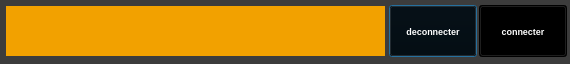
<?xml version="1.0" encoding="UTF-8"?>
<ui version="4.0">
 <class>YerithPOSVenteMethodePaiementComptantEntreeDialog</class>
 <widget class="QDialog" name="YerithPOSVenteMethodePaiementComptantEntreeDialog">
  <property name="windowModality">
   <enum>Qt::WindowModal</enum>
  </property>
  <property name="geometry">
   <rect>
    <x>0</x>
    <y>0</y>
    <width>570</width>
    <height>64</height>
   </rect>
  </property>
  <property name="palette">
   <palette>
    <active>
     <colorrole role="WindowText">
      <brush brushstyle="SolidPattern">
       <color alpha="255">
        <red>255</red>
        <green>255</green>
        <blue>255</blue>
       </color>
      </brush>
     </colorrole>
     <colorrole role="Button">
      <brush brushstyle="SolidPattern">
       <color alpha="255">
        <red>60</red>
        <green>60</green>
        <blue>60</blue>
       </color>
      </brush>
     </colorrole>
     <colorrole role="Light">
      <brush brushstyle="SolidPattern">
       <color alpha="255">
        <red>90</red>
        <green>90</green>
        <blue>90</blue>
       </color>
      </brush>
     </colorrole>
     <colorrole role="Midlight">
      <brush brushstyle="SolidPattern">
       <color alpha="255">
        <red>75</red>
        <green>75</green>
        <blue>75</blue>
       </color>
      </brush>
     </colorrole>
     <colorrole role="Dark">
      <brush brushstyle="SolidPattern">
       <color alpha="255">
        <red>30</red>
        <green>30</green>
        <blue>30</blue>
       </color>
      </brush>
     </colorrole>
     <colorrole role="Mid">
      <brush brushstyle="SolidPattern">
       <color alpha="255">
        <red>40</red>
        <green>40</green>
        <blue>40</blue>
       </color>
      </brush>
     </colorrole>
     <colorrole role="Text">
      <brush brushstyle="SolidPattern">
       <color alpha="255">
        <red>255</red>
        <green>255</green>
        <blue>255</blue>
       </color>
      </brush>
     </colorrole>
     <colorrole role="BrightText">
      <brush brushstyle="SolidPattern">
       <color alpha="255">
        <red>255</red>
        <green>255</green>
        <blue>255</blue>
       </color>
      </brush>
     </colorrole>
     <colorrole role="ButtonText">
      <brush brushstyle="SolidPattern">
       <color alpha="255">
        <red>255</red>
        <green>255</green>
        <blue>255</blue>
       </color>
      </brush>
     </colorrole>
     <colorrole role="Base">
      <brush brushstyle="SolidPattern">
       <color alpha="255">
        <red>0</red>
        <green>0</green>
        <blue>0</blue>
       </color>
      </brush>
     </colorrole>
     <colorrole role="Window">
      <brush brushstyle="SolidPattern">
       <color alpha="255">
        <red>60</red>
        <green>60</green>
        <blue>60</blue>
       </color>
      </brush>
     </colorrole>
     <colorrole role="Shadow">
      <brush brushstyle="SolidPattern">
       <color alpha="255">
        <red>0</red>
        <green>0</green>
        <blue>0</blue>
       </color>
      </brush>
     </colorrole>
     <colorrole role="AlternateBase">
      <brush brushstyle="SolidPattern">
       <color alpha="255">
        <red>30</red>
        <green>30</green>
        <blue>30</blue>
       </color>
      </brush>
     </colorrole>
     <colorrole role="ToolTipBase">
      <brush brushstyle="SolidPattern">
       <color alpha="255">
        <red>255</red>
        <green>255</green>
        <blue>220</blue>
       </color>
      </brush>
     </colorrole>
     <colorrole role="ToolTipText">
      <brush brushstyle="SolidPattern">
       <color alpha="255">
        <red>0</red>
        <green>0</green>
        <blue>0</blue>
       </color>
      </brush>
     </colorrole>
     <colorrole role="PlaceholderText">
      <brush brushstyle="NoBrush">
       <color alpha="128">
        <red>255</red>
        <green>255</green>
        <blue>255</blue>
       </color>
      </brush>
     </colorrole>
    </active>
    <inactive>
     <colorrole role="WindowText">
      <brush brushstyle="SolidPattern">
       <color alpha="255">
        <red>255</red>
        <green>255</green>
        <blue>255</blue>
       </color>
      </brush>
     </colorrole>
     <colorrole role="Button">
      <brush brushstyle="SolidPattern">
       <color alpha="255">
        <red>60</red>
        <green>60</green>
        <blue>60</blue>
       </color>
      </brush>
     </colorrole>
     <colorrole role="Light">
      <brush brushstyle="SolidPattern">
       <color alpha="255">
        <red>90</red>
        <green>90</green>
        <blue>90</blue>
       </color>
      </brush>
     </colorrole>
     <colorrole role="Midlight">
      <brush brushstyle="SolidPattern">
       <color alpha="255">
        <red>75</red>
        <green>75</green>
        <blue>75</blue>
       </color>
      </brush>
     </colorrole>
     <colorrole role="Dark">
      <brush brushstyle="SolidPattern">
       <color alpha="255">
        <red>30</red>
        <green>30</green>
        <blue>30</blue>
       </color>
      </brush>
     </colorrole>
     <colorrole role="Mid">
      <brush brushstyle="SolidPattern">
       <color alpha="255">
        <red>40</red>
        <green>40</green>
        <blue>40</blue>
       </color>
      </brush>
     </colorrole>
     <colorrole role="Text">
      <brush brushstyle="SolidPattern">
       <color alpha="255">
        <red>255</red>
        <green>255</green>
        <blue>255</blue>
       </color>
      </brush>
     </colorrole>
     <colorrole role="BrightText">
      <brush brushstyle="SolidPattern">
       <color alpha="255">
        <red>255</red>
        <green>255</green>
        <blue>255</blue>
       </color>
      </brush>
     </colorrole>
     <colorrole role="ButtonText">
      <brush brushstyle="SolidPattern">
       <color alpha="255">
        <red>255</red>
        <green>255</green>
        <blue>255</blue>
       </color>
      </brush>
     </colorrole>
     <colorrole role="Base">
      <brush brushstyle="SolidPattern">
       <color alpha="255">
        <red>0</red>
        <green>0</green>
        <blue>0</blue>
       </color>
      </brush>
     </colorrole>
     <colorrole role="Window">
      <brush brushstyle="SolidPattern">
       <color alpha="255">
        <red>60</red>
        <green>60</green>
        <blue>60</blue>
       </color>
      </brush>
     </colorrole>
     <colorrole role="Shadow">
      <brush brushstyle="SolidPattern">
       <color alpha="255">
        <red>0</red>
        <green>0</green>
        <blue>0</blue>
       </color>
      </brush>
     </colorrole>
     <colorrole role="AlternateBase">
      <brush brushstyle="SolidPattern">
       <color alpha="255">
        <red>30</red>
        <green>30</green>
        <blue>30</blue>
       </color>
      </brush>
     </colorrole>
     <colorrole role="ToolTipBase">
      <brush brushstyle="SolidPattern">
       <color alpha="255">
        <red>255</red>
        <green>255</green>
        <blue>220</blue>
       </color>
      </brush>
     </colorrole>
     <colorrole role="ToolTipText">
      <brush brushstyle="SolidPattern">
       <color alpha="255">
        <red>0</red>
        <green>0</green>
        <blue>0</blue>
       </color>
      </brush>
     </colorrole>
     <colorrole role="PlaceholderText">
      <brush brushstyle="NoBrush">
       <color alpha="128">
        <red>255</red>
        <green>255</green>
        <blue>255</blue>
       </color>
      </brush>
     </colorrole>
    </inactive>
    <disabled>
     <colorrole role="WindowText">
      <brush brushstyle="SolidPattern">
       <color alpha="255">
        <red>30</red>
        <green>30</green>
        <blue>30</blue>
       </color>
      </brush>
     </colorrole>
     <colorrole role="Button">
      <brush brushstyle="SolidPattern">
       <color alpha="255">
        <red>60</red>
        <green>60</green>
        <blue>60</blue>
       </color>
      </brush>
     </colorrole>
     <colorrole role="Light">
      <brush brushstyle="SolidPattern">
       <color alpha="255">
        <red>90</red>
        <green>90</green>
        <blue>90</blue>
       </color>
      </brush>
     </colorrole>
     <colorrole role="Midlight">
      <brush brushstyle="SolidPattern">
       <color alpha="255">
        <red>75</red>
        <green>75</green>
        <blue>75</blue>
       </color>
      </brush>
     </colorrole>
     <colorrole role="Dark">
      <brush brushstyle="SolidPattern">
       <color alpha="255">
        <red>30</red>
        <green>30</green>
        <blue>30</blue>
       </color>
      </brush>
     </colorrole>
     <colorrole role="Mid">
      <brush brushstyle="SolidPattern">
       <color alpha="255">
        <red>40</red>
        <green>40</green>
        <blue>40</blue>
       </color>
      </brush>
     </colorrole>
     <colorrole role="Text">
      <brush brushstyle="SolidPattern">
       <color alpha="255">
        <red>30</red>
        <green>30</green>
        <blue>30</blue>
       </color>
      </brush>
     </colorrole>
     <colorrole role="BrightText">
      <brush brushstyle="SolidPattern">
       <color alpha="255">
        <red>255</red>
        <green>255</green>
        <blue>255</blue>
       </color>
      </brush>
     </colorrole>
     <colorrole role="ButtonText">
      <brush brushstyle="SolidPattern">
       <color alpha="255">
        <red>30</red>
        <green>30</green>
        <blue>30</blue>
       </color>
      </brush>
     </colorrole>
     <colorrole role="Base">
      <brush brushstyle="SolidPattern">
       <color alpha="255">
        <red>60</red>
        <green>60</green>
        <blue>60</blue>
       </color>
      </brush>
     </colorrole>
     <colorrole role="Window">
      <brush brushstyle="SolidPattern">
       <color alpha="255">
        <red>60</red>
        <green>60</green>
        <blue>60</blue>
       </color>
      </brush>
     </colorrole>
     <colorrole role="Shadow">
      <brush brushstyle="SolidPattern">
       <color alpha="255">
        <red>0</red>
        <green>0</green>
        <blue>0</blue>
       </color>
      </brush>
     </colorrole>
     <colorrole role="AlternateBase">
      <brush brushstyle="SolidPattern">
       <color alpha="255">
        <red>60</red>
        <green>60</green>
        <blue>60</blue>
       </color>
      </brush>
     </colorrole>
     <colorrole role="ToolTipBase">
      <brush brushstyle="SolidPattern">
       <color alpha="255">
        <red>255</red>
        <green>255</green>
        <blue>220</blue>
       </color>
      </brush>
     </colorrole>
     <colorrole role="ToolTipText">
      <brush brushstyle="SolidPattern">
       <color alpha="255">
        <red>0</red>
        <green>0</green>
        <blue>0</blue>
       </color>
      </brush>
     </colorrole>
     <colorrole role="PlaceholderText">
      <brush brushstyle="NoBrush">
       <color alpha="128">
        <red>255</red>
        <green>255</green>
        <blue>255</blue>
       </color>
      </brush>
     </colorrole>
    </disabled>
   </palette>
  </property>
  <property name="windowTitle">
   <string>Dialog</string>
  </property>
  <widget class="YerithLineEdit" name="lineEdit_vente_montant_recu">
   <property name="geometry">
    <rect>
     <x>5</x>
     <y>5</y>
     <width>381</width>
     <height>52</height>
    </rect>
   </property>
   <property name="palette">
    <palette>
     <active>
      <colorrole role="WindowText">
       <brush brushstyle="SolidPattern">
        <color alpha="255">
         <red>255</red>
         <green>255</green>
         <blue>255</blue>
        </color>
       </brush>
      </colorrole>
      <colorrole role="Button">
       <brush brushstyle="SolidPattern">
        <color alpha="255">
         <red>242</red>
         <green>161</green>
         <blue>0</blue>
        </color>
       </brush>
      </colorrole>
      <colorrole role="Light">
       <brush brushstyle="SolidPattern">
        <color alpha="255">
         <red>255</red>
         <green>255</green>
         <blue>255</blue>
        </color>
       </brush>
      </colorrole>
      <colorrole role="Midlight">
       <brush brushstyle="SolidPattern">
        <color alpha="255">
         <red>255</red>
         <green>255</green>
         <blue>255</blue>
        </color>
       </brush>
      </colorrole>
      <colorrole role="Dark">
       <brush brushstyle="SolidPattern">
        <color alpha="255">
         <red>255</red>
         <green>255</green>
         <blue>255</blue>
        </color>
       </brush>
      </colorrole>
      <colorrole role="Mid">
       <brush brushstyle="SolidPattern">
        <color alpha="255">
         <red>255</red>
         <green>255</green>
         <blue>255</blue>
        </color>
       </brush>
      </colorrole>
      <colorrole role="Text">
       <brush brushstyle="SolidPattern">
        <color alpha="255">
         <red>255</red>
         <green>255</green>
         <blue>255</blue>
        </color>
       </brush>
      </colorrole>
      <colorrole role="BrightText">
       <brush brushstyle="SolidPattern">
        <color alpha="255">
         <red>255</red>
         <green>255</green>
         <blue>255</blue>
        </color>
       </brush>
      </colorrole>
      <colorrole role="ButtonText">
       <brush brushstyle="SolidPattern">
        <color alpha="255">
         <red>0</red>
         <green>0</green>
         <blue>0</blue>
        </color>
       </brush>
      </colorrole>
      <colorrole role="Base">
       <brush brushstyle="SolidPattern">
        <color alpha="255">
         <red>242</red>
         <green>161</green>
         <blue>0</blue>
        </color>
       </brush>
      </colorrole>
      <colorrole role="Window">
       <brush brushstyle="SolidPattern">
        <color alpha="255">
         <red>242</red>
         <green>161</green>
         <blue>0</blue>
        </color>
       </brush>
      </colorrole>
      <colorrole role="Shadow">
       <brush brushstyle="SolidPattern">
        <color alpha="255">
         <red>255</red>
         <green>255</green>
         <blue>255</blue>
        </color>
       </brush>
      </colorrole>
      <colorrole role="Highlight">
       <brush brushstyle="SolidPattern">
        <color alpha="255">
         <red>0</red>
         <green>0</green>
         <blue>0</blue>
        </color>
       </brush>
      </colorrole>
      <colorrole role="HighlightedText">
       <brush brushstyle="SolidPattern">
        <color alpha="255">
         <red>2</red>
         <green>160</green>
         <blue>70</blue>
        </color>
       </brush>
      </colorrole>
      <colorrole role="AlternateBase">
       <brush brushstyle="SolidPattern">
        <color alpha="255">
         <red>0</red>
         <green>0</green>
         <blue>0</blue>
        </color>
       </brush>
      </colorrole>
      <colorrole role="ToolTipBase">
       <brush brushstyle="SolidPattern">
        <color alpha="255">
         <red>255</red>
         <green>255</green>
         <blue>220</blue>
        </color>
       </brush>
      </colorrole>
      <colorrole role="ToolTipText">
       <brush brushstyle="SolidPattern">
        <color alpha="255">
         <red>0</red>
         <green>0</green>
         <blue>0</blue>
        </color>
       </brush>
      </colorrole>
      <colorrole role="PlaceholderText">
       <brush brushstyle="NoBrush">
        <color alpha="128">
         <red>255</red>
         <green>255</green>
         <blue>255</blue>
        </color>
       </brush>
      </colorrole>
     </active>
     <inactive>
      <colorrole role="WindowText">
       <brush brushstyle="SolidPattern">
        <color alpha="255">
         <red>255</red>
         <green>255</green>
         <blue>255</blue>
        </color>
       </brush>
      </colorrole>
      <colorrole role="Button">
       <brush brushstyle="SolidPattern">
        <color alpha="255">
         <red>242</red>
         <green>161</green>
         <blue>0</blue>
        </color>
       </brush>
      </colorrole>
      <colorrole role="Light">
       <brush brushstyle="SolidPattern">
        <color alpha="255">
         <red>255</red>
         <green>255</green>
         <blue>255</blue>
        </color>
       </brush>
      </colorrole>
      <colorrole role="Midlight">
       <brush brushstyle="SolidPattern">
        <color alpha="255">
         <red>255</red>
         <green>255</green>
         <blue>255</blue>
        </color>
       </brush>
      </colorrole>
      <colorrole role="Dark">
       <brush brushstyle="SolidPattern">
        <color alpha="255">
         <red>255</red>
         <green>255</green>
         <blue>255</blue>
        </color>
       </brush>
      </colorrole>
      <colorrole role="Mid">
       <brush brushstyle="SolidPattern">
        <color alpha="255">
         <red>255</red>
         <green>255</green>
         <blue>255</blue>
        </color>
       </brush>
      </colorrole>
      <colorrole role="Text">
       <brush brushstyle="SolidPattern">
        <color alpha="255">
         <red>255</red>
         <green>255</green>
         <blue>255</blue>
        </color>
       </brush>
      </colorrole>
      <colorrole role="BrightText">
       <brush brushstyle="SolidPattern">
        <color alpha="255">
         <red>255</red>
         <green>255</green>
         <blue>255</blue>
        </color>
       </brush>
      </colorrole>
      <colorrole role="ButtonText">
       <brush brushstyle="SolidPattern">
        <color alpha="255">
         <red>0</red>
         <green>0</green>
         <blue>0</blue>
        </color>
       </brush>
      </colorrole>
      <colorrole role="Base">
       <brush brushstyle="SolidPattern">
        <color alpha="255">
         <red>242</red>
         <green>161</green>
         <blue>0</blue>
        </color>
       </brush>
      </colorrole>
      <colorrole role="Window">
       <brush brushstyle="SolidPattern">
        <color alpha="255">
         <red>242</red>
         <green>161</green>
         <blue>0</blue>
        </color>
       </brush>
      </colorrole>
      <colorrole role="Shadow">
       <brush brushstyle="SolidPattern">
        <color alpha="255">
         <red>255</red>
         <green>255</green>
         <blue>255</blue>
        </color>
       </brush>
      </colorrole>
      <colorrole role="Highlight">
       <brush brushstyle="SolidPattern">
        <color alpha="255">
         <red>0</red>
         <green>0</green>
         <blue>0</blue>
        </color>
       </brush>
      </colorrole>
      <colorrole role="HighlightedText">
       <brush brushstyle="SolidPattern">
        <color alpha="255">
         <red>2</red>
         <green>160</green>
         <blue>70</blue>
        </color>
       </brush>
      </colorrole>
      <colorrole role="AlternateBase">
       <brush brushstyle="SolidPattern">
        <color alpha="255">
         <red>0</red>
         <green>0</green>
         <blue>0</blue>
        </color>
       </brush>
      </colorrole>
      <colorrole role="ToolTipBase">
       <brush brushstyle="SolidPattern">
        <color alpha="255">
         <red>255</red>
         <green>255</green>
         <blue>220</blue>
        </color>
       </brush>
      </colorrole>
      <colorrole role="ToolTipText">
       <brush brushstyle="SolidPattern">
        <color alpha="255">
         <red>0</red>
         <green>0</green>
         <blue>0</blue>
        </color>
       </brush>
      </colorrole>
      <colorrole role="PlaceholderText">
       <brush brushstyle="NoBrush">
        <color alpha="128">
         <red>255</red>
         <green>255</green>
         <blue>255</blue>
        </color>
       </brush>
      </colorrole>
     </inactive>
     <disabled>
      <colorrole role="WindowText">
       <brush brushstyle="SolidPattern">
        <color alpha="255">
         <red>255</red>
         <green>255</green>
         <blue>255</blue>
        </color>
       </brush>
      </colorrole>
      <colorrole role="Button">
       <brush brushstyle="SolidPattern">
        <color alpha="255">
         <red>242</red>
         <green>161</green>
         <blue>0</blue>
        </color>
       </brush>
      </colorrole>
      <colorrole role="Light">
       <brush brushstyle="SolidPattern">
        <color alpha="255">
         <red>255</red>
         <green>255</green>
         <blue>255</blue>
        </color>
       </brush>
      </colorrole>
      <colorrole role="Midlight">
       <brush brushstyle="SolidPattern">
        <color alpha="255">
         <red>255</red>
         <green>255</green>
         <blue>255</blue>
        </color>
       </brush>
      </colorrole>
      <colorrole role="Dark">
       <brush brushstyle="SolidPattern">
        <color alpha="255">
         <red>255</red>
         <green>255</green>
         <blue>255</blue>
        </color>
       </brush>
      </colorrole>
      <colorrole role="Mid">
       <brush brushstyle="SolidPattern">
        <color alpha="255">
         <red>255</red>
         <green>255</green>
         <blue>255</blue>
        </color>
       </brush>
      </colorrole>
      <colorrole role="Text">
       <brush brushstyle="SolidPattern">
        <color alpha="255">
         <red>255</red>
         <green>255</green>
         <blue>255</blue>
        </color>
       </brush>
      </colorrole>
      <colorrole role="BrightText">
       <brush brushstyle="SolidPattern">
        <color alpha="255">
         <red>255</red>
         <green>255</green>
         <blue>255</blue>
        </color>
       </brush>
      </colorrole>
      <colorrole role="ButtonText">
       <brush brushstyle="SolidPattern">
        <color alpha="255">
         <red>255</red>
         <green>255</green>
         <blue>255</blue>
        </color>
       </brush>
      </colorrole>
      <colorrole role="Base">
       <brush brushstyle="SolidPattern">
        <color alpha="255">
         <red>242</red>
         <green>161</green>
         <blue>0</blue>
        </color>
       </brush>
      </colorrole>
      <colorrole role="Window">
       <brush brushstyle="SolidPattern">
        <color alpha="255">
         <red>242</red>
         <green>161</green>
         <blue>0</blue>
        </color>
       </brush>
      </colorrole>
      <colorrole role="Shadow">
       <brush brushstyle="SolidPattern">
        <color alpha="255">
         <red>255</red>
         <green>255</green>
         <blue>255</blue>
        </color>
       </brush>
      </colorrole>
      <colorrole role="Highlight">
       <brush brushstyle="SolidPattern">
        <color alpha="255">
         <red>145</red>
         <green>141</green>
         <blue>126</blue>
        </color>
       </brush>
      </colorrole>
      <colorrole role="HighlightedText">
       <brush brushstyle="SolidPattern">
        <color alpha="255">
         <red>2</red>
         <green>160</green>
         <blue>70</blue>
        </color>
       </brush>
      </colorrole>
      <colorrole role="AlternateBase">
       <brush brushstyle="SolidPattern">
        <color alpha="255">
         <red>0</red>
         <green>0</green>
         <blue>0</blue>
        </color>
       </brush>
      </colorrole>
      <colorrole role="ToolTipBase">
       <brush brushstyle="SolidPattern">
        <color alpha="255">
         <red>255</red>
         <green>255</green>
         <blue>220</blue>
        </color>
       </brush>
      </colorrole>
      <colorrole role="ToolTipText">
       <brush brushstyle="SolidPattern">
        <color alpha="255">
         <red>0</red>
         <green>0</green>
         <blue>0</blue>
        </color>
       </brush>
      </colorrole>
      <colorrole role="PlaceholderText">
       <brush brushstyle="NoBrush">
        <color alpha="128">
         <red>255</red>
         <green>255</green>
         <blue>255</blue>
        </color>
       </brush>
      </colorrole>
     </disabled>
    </palette>
   </property>
   <property name="font">
    <font>
     <pointsize>7</pointsize>
     <weight>75</weight>
     <bold>true</bold>
    </font>
   </property>
   <property name="styleSheet">
    <string notr="true">border: 1px solid rgb(60, 60, 60);
background-color: rgb(242, 161, 0); </string>
   </property>
   <property name="alignment">
    <set>Qt::AlignLeading|Qt::AlignLeft|Qt::AlignVCenter</set>
   </property>
  </widget>
  <widget class="YerithPushButton" name="pushButton_annuler">
   <property name="geometry">
    <rect>
     <x>389</x>
     <y>5</y>
     <width>88</width>
     <height>52</height>
    </rect>
   </property>
   <property name="palette">
    <palette>
     <active>
      <colorrole role="WindowText">
       <brush brushstyle="SolidPattern">
        <color alpha="255">
         <red>255</red>
         <green>255</green>
         <blue>255</blue>
        </color>
       </brush>
      </colorrole>
      <colorrole role="Button">
       <brush brushstyle="SolidPattern">
        <color alpha="255">
         <red>0</red>
         <green>0</green>
         <blue>0</blue>
        </color>
       </brush>
      </colorrole>
      <colorrole role="Light">
       <brush brushstyle="SolidPattern">
        <color alpha="255">
         <red>0</red>
         <green>0</green>
         <blue>0</blue>
        </color>
       </brush>
      </colorrole>
      <colorrole role="Midlight">
       <brush brushstyle="SolidPattern">
        <color alpha="255">
         <red>0</red>
         <green>0</green>
         <blue>0</blue>
        </color>
       </brush>
      </colorrole>
      <colorrole role="Dark">
       <brush brushstyle="SolidPattern">
        <color alpha="255">
         <red>0</red>
         <green>0</green>
         <blue>0</blue>
        </color>
       </brush>
      </colorrole>
      <colorrole role="Mid">
       <brush brushstyle="SolidPattern">
        <color alpha="255">
         <red>0</red>
         <green>0</green>
         <blue>0</blue>
        </color>
       </brush>
      </colorrole>
      <colorrole role="Text">
       <brush brushstyle="SolidPattern">
        <color alpha="255">
         <red>255</red>
         <green>255</green>
         <blue>255</blue>
        </color>
       </brush>
      </colorrole>
      <colorrole role="BrightText">
       <brush brushstyle="SolidPattern">
        <color alpha="255">
         <red>255</red>
         <green>255</green>
         <blue>255</blue>
        </color>
       </brush>
      </colorrole>
      <colorrole role="ButtonText">
       <brush brushstyle="SolidPattern">
        <color alpha="255">
         <red>255</red>
         <green>255</green>
         <blue>255</blue>
        </color>
       </brush>
      </colorrole>
      <colorrole role="Base">
       <brush brushstyle="SolidPattern">
        <color alpha="255">
         <red>0</red>
         <green>0</green>
         <blue>0</blue>
        </color>
       </brush>
      </colorrole>
      <colorrole role="Window">
       <brush brushstyle="SolidPattern">
        <color alpha="255">
         <red>0</red>
         <green>0</green>
         <blue>0</blue>
        </color>
       </brush>
      </colorrole>
      <colorrole role="Shadow">
       <brush brushstyle="SolidPattern">
        <color alpha="255">
         <red>0</red>
         <green>0</green>
         <blue>0</blue>
        </color>
       </brush>
      </colorrole>
      <colorrole role="AlternateBase">
       <brush brushstyle="SolidPattern">
        <color alpha="255">
         <red>0</red>
         <green>0</green>
         <blue>0</blue>
        </color>
       </brush>
      </colorrole>
      <colorrole role="ToolTipBase">
       <brush brushstyle="SolidPattern">
        <color alpha="255">
         <red>255</red>
         <green>255</green>
         <blue>220</blue>
        </color>
       </brush>
      </colorrole>
      <colorrole role="ToolTipText">
       <brush brushstyle="SolidPattern">
        <color alpha="255">
         <red>0</red>
         <green>0</green>
         <blue>0</blue>
        </color>
       </brush>
      </colorrole>
      <colorrole role="PlaceholderText">
       <brush brushstyle="NoBrush">
        <color alpha="128">
         <red>255</red>
         <green>255</green>
         <blue>255</blue>
        </color>
       </brush>
      </colorrole>
     </active>
     <inactive>
      <colorrole role="WindowText">
       <brush brushstyle="SolidPattern">
        <color alpha="255">
         <red>255</red>
         <green>255</green>
         <blue>255</blue>
        </color>
       </brush>
      </colorrole>
      <colorrole role="Button">
       <brush brushstyle="SolidPattern">
        <color alpha="255">
         <red>0</red>
         <green>0</green>
         <blue>0</blue>
        </color>
       </brush>
      </colorrole>
      <colorrole role="Light">
       <brush brushstyle="SolidPattern">
        <color alpha="255">
         <red>0</red>
         <green>0</green>
         <blue>0</blue>
        </color>
       </brush>
      </colorrole>
      <colorrole role="Midlight">
       <brush brushstyle="SolidPattern">
        <color alpha="255">
         <red>0</red>
         <green>0</green>
         <blue>0</blue>
        </color>
       </brush>
      </colorrole>
      <colorrole role="Dark">
       <brush brushstyle="SolidPattern">
        <color alpha="255">
         <red>0</red>
         <green>0</green>
         <blue>0</blue>
        </color>
       </brush>
      </colorrole>
      <colorrole role="Mid">
       <brush brushstyle="SolidPattern">
        <color alpha="255">
         <red>0</red>
         <green>0</green>
         <blue>0</blue>
        </color>
       </brush>
      </colorrole>
      <colorrole role="Text">
       <brush brushstyle="SolidPattern">
        <color alpha="255">
         <red>255</red>
         <green>255</green>
         <blue>255</blue>
        </color>
       </brush>
      </colorrole>
      <colorrole role="BrightText">
       <brush brushstyle="SolidPattern">
        <color alpha="255">
         <red>255</red>
         <green>255</green>
         <blue>255</blue>
        </color>
       </brush>
      </colorrole>
      <colorrole role="ButtonText">
       <brush brushstyle="SolidPattern">
        <color alpha="255">
         <red>255</red>
         <green>255</green>
         <blue>255</blue>
        </color>
       </brush>
      </colorrole>
      <colorrole role="Base">
       <brush brushstyle="SolidPattern">
        <color alpha="255">
         <red>0</red>
         <green>0</green>
         <blue>0</blue>
        </color>
       </brush>
      </colorrole>
      <colorrole role="Window">
       <brush brushstyle="SolidPattern">
        <color alpha="255">
         <red>0</red>
         <green>0</green>
         <blue>0</blue>
        </color>
       </brush>
      </colorrole>
      <colorrole role="Shadow">
       <brush brushstyle="SolidPattern">
        <color alpha="255">
         <red>0</red>
         <green>0</green>
         <blue>0</blue>
        </color>
       </brush>
      </colorrole>
      <colorrole role="AlternateBase">
       <brush brushstyle="SolidPattern">
        <color alpha="255">
         <red>0</red>
         <green>0</green>
         <blue>0</blue>
        </color>
       </brush>
      </colorrole>
      <colorrole role="ToolTipBase">
       <brush brushstyle="SolidPattern">
        <color alpha="255">
         <red>255</red>
         <green>255</green>
         <blue>220</blue>
        </color>
       </brush>
      </colorrole>
      <colorrole role="ToolTipText">
       <brush brushstyle="SolidPattern">
        <color alpha="255">
         <red>0</red>
         <green>0</green>
         <blue>0</blue>
        </color>
       </brush>
      </colorrole>
      <colorrole role="PlaceholderText">
       <brush brushstyle="NoBrush">
        <color alpha="128">
         <red>255</red>
         <green>255</green>
         <blue>255</blue>
        </color>
       </brush>
      </colorrole>
     </inactive>
     <disabled>
      <colorrole role="WindowText">
       <brush brushstyle="SolidPattern">
        <color alpha="255">
         <red>0</red>
         <green>0</green>
         <blue>0</blue>
        </color>
       </brush>
      </colorrole>
      <colorrole role="Button">
       <brush brushstyle="SolidPattern">
        <color alpha="255">
         <red>0</red>
         <green>0</green>
         <blue>0</blue>
        </color>
       </brush>
      </colorrole>
      <colorrole role="Light">
       <brush brushstyle="SolidPattern">
        <color alpha="255">
         <red>0</red>
         <green>0</green>
         <blue>0</blue>
        </color>
       </brush>
      </colorrole>
      <colorrole role="Midlight">
       <brush brushstyle="SolidPattern">
        <color alpha="255">
         <red>0</red>
         <green>0</green>
         <blue>0</blue>
        </color>
       </brush>
      </colorrole>
      <colorrole role="Dark">
       <brush brushstyle="SolidPattern">
        <color alpha="255">
         <red>0</red>
         <green>0</green>
         <blue>0</blue>
        </color>
       </brush>
      </colorrole>
      <colorrole role="Mid">
       <brush brushstyle="SolidPattern">
        <color alpha="255">
         <red>0</red>
         <green>0</green>
         <blue>0</blue>
        </color>
       </brush>
      </colorrole>
      <colorrole role="Text">
       <brush brushstyle="SolidPattern">
        <color alpha="255">
         <red>0</red>
         <green>0</green>
         <blue>0</blue>
        </color>
       </brush>
      </colorrole>
      <colorrole role="BrightText">
       <brush brushstyle="SolidPattern">
        <color alpha="255">
         <red>255</red>
         <green>255</green>
         <blue>255</blue>
        </color>
       </brush>
      </colorrole>
      <colorrole role="ButtonText">
       <brush brushstyle="SolidPattern">
        <color alpha="255">
         <red>0</red>
         <green>0</green>
         <blue>0</blue>
        </color>
       </brush>
      </colorrole>
      <colorrole role="Base">
       <brush brushstyle="SolidPattern">
        <color alpha="255">
         <red>0</red>
         <green>0</green>
         <blue>0</blue>
        </color>
       </brush>
      </colorrole>
      <colorrole role="Window">
       <brush brushstyle="SolidPattern">
        <color alpha="255">
         <red>0</red>
         <green>0</green>
         <blue>0</blue>
        </color>
       </brush>
      </colorrole>
      <colorrole role="Shadow">
       <brush brushstyle="SolidPattern">
        <color alpha="255">
         <red>0</red>
         <green>0</green>
         <blue>0</blue>
        </color>
       </brush>
      </colorrole>
      <colorrole role="AlternateBase">
       <brush brushstyle="SolidPattern">
        <color alpha="255">
         <red>0</red>
         <green>0</green>
         <blue>0</blue>
        </color>
       </brush>
      </colorrole>
      <colorrole role="ToolTipBase">
       <brush brushstyle="SolidPattern">
        <color alpha="255">
         <red>255</red>
         <green>255</green>
         <blue>220</blue>
        </color>
       </brush>
      </colorrole>
      <colorrole role="ToolTipText">
       <brush brushstyle="SolidPattern">
        <color alpha="255">
         <red>0</red>
         <green>0</green>
         <blue>0</blue>
        </color>
       </brush>
      </colorrole>
      <colorrole role="PlaceholderText">
       <brush brushstyle="NoBrush">
        <color alpha="128">
         <red>255</red>
         <green>255</green>
         <blue>255</blue>
        </color>
       </brush>
      </colorrole>
     </disabled>
    </palette>
   </property>
   <property name="font">
    <font>
     <pointsize>7</pointsize>
     <weight>75</weight>
     <bold>true</bold>
    </font>
   </property>
   <property name="toolTip">
    <string>Annuler la vente</string>
   </property>
   <property name="text">
    <string>deconnecter</string>
   </property>
  </widget>
  <widget class="YerithPushButton" name="pushButton_valider">
   <property name="geometry">
    <rect>
     <x>479</x>
     <y>5</y>
     <width>88</width>
     <height>52</height>
    </rect>
   </property>
   <property name="palette">
    <palette>
     <active>
      <colorrole role="WindowText">
       <brush brushstyle="SolidPattern">
        <color alpha="255">
         <red>255</red>
         <green>255</green>
         <blue>255</blue>
        </color>
       </brush>
      </colorrole>
      <colorrole role="Button">
       <brush brushstyle="SolidPattern">
        <color alpha="255">
         <red>0</red>
         <green>0</green>
         <blue>0</blue>
        </color>
       </brush>
      </colorrole>
      <colorrole role="Light">
       <brush brushstyle="SolidPattern">
        <color alpha="255">
         <red>0</red>
         <green>0</green>
         <blue>0</blue>
        </color>
       </brush>
      </colorrole>
      <colorrole role="Midlight">
       <brush brushstyle="SolidPattern">
        <color alpha="255">
         <red>0</red>
         <green>0</green>
         <blue>0</blue>
        </color>
       </brush>
      </colorrole>
      <colorrole role="Dark">
       <brush brushstyle="SolidPattern">
        <color alpha="255">
         <red>0</red>
         <green>0</green>
         <blue>0</blue>
        </color>
       </brush>
      </colorrole>
      <colorrole role="Mid">
       <brush brushstyle="SolidPattern">
        <color alpha="255">
         <red>0</red>
         <green>0</green>
         <blue>0</blue>
        </color>
       </brush>
      </colorrole>
      <colorrole role="Text">
       <brush brushstyle="SolidPattern">
        <color alpha="255">
         <red>255</red>
         <green>255</green>
         <blue>255</blue>
        </color>
       </brush>
      </colorrole>
      <colorrole role="BrightText">
       <brush brushstyle="SolidPattern">
        <color alpha="255">
         <red>255</red>
         <green>255</green>
         <blue>255</blue>
        </color>
       </brush>
      </colorrole>
      <colorrole role="ButtonText">
       <brush brushstyle="SolidPattern">
        <color alpha="255">
         <red>255</red>
         <green>255</green>
         <blue>255</blue>
        </color>
       </brush>
      </colorrole>
      <colorrole role="Base">
       <brush brushstyle="SolidPattern">
        <color alpha="255">
         <red>0</red>
         <green>0</green>
         <blue>0</blue>
        </color>
       </brush>
      </colorrole>
      <colorrole role="Window">
       <brush brushstyle="SolidPattern">
        <color alpha="255">
         <red>0</red>
         <green>0</green>
         <blue>0</blue>
        </color>
       </brush>
      </colorrole>
      <colorrole role="Shadow">
       <brush brushstyle="SolidPattern">
        <color alpha="255">
         <red>0</red>
         <green>0</green>
         <blue>0</blue>
        </color>
       </brush>
      </colorrole>
      <colorrole role="AlternateBase">
       <brush brushstyle="SolidPattern">
        <color alpha="255">
         <red>0</red>
         <green>0</green>
         <blue>0</blue>
        </color>
       </brush>
      </colorrole>
      <colorrole role="ToolTipBase">
       <brush brushstyle="SolidPattern">
        <color alpha="255">
         <red>255</red>
         <green>255</green>
         <blue>220</blue>
        </color>
       </brush>
      </colorrole>
      <colorrole role="ToolTipText">
       <brush brushstyle="SolidPattern">
        <color alpha="255">
         <red>0</red>
         <green>0</green>
         <blue>0</blue>
        </color>
       </brush>
      </colorrole>
      <colorrole role="PlaceholderText">
       <brush brushstyle="NoBrush">
        <color alpha="128">
         <red>255</red>
         <green>255</green>
         <blue>255</blue>
        </color>
       </brush>
      </colorrole>
     </active>
     <inactive>
      <colorrole role="WindowText">
       <brush brushstyle="SolidPattern">
        <color alpha="255">
         <red>255</red>
         <green>255</green>
         <blue>255</blue>
        </color>
       </brush>
      </colorrole>
      <colorrole role="Button">
       <brush brushstyle="SolidPattern">
        <color alpha="255">
         <red>0</red>
         <green>0</green>
         <blue>0</blue>
        </color>
       </brush>
      </colorrole>
      <colorrole role="Light">
       <brush brushstyle="SolidPattern">
        <color alpha="255">
         <red>0</red>
         <green>0</green>
         <blue>0</blue>
        </color>
       </brush>
      </colorrole>
      <colorrole role="Midlight">
       <brush brushstyle="SolidPattern">
        <color alpha="255">
         <red>0</red>
         <green>0</green>
         <blue>0</blue>
        </color>
       </brush>
      </colorrole>
      <colorrole role="Dark">
       <brush brushstyle="SolidPattern">
        <color alpha="255">
         <red>0</red>
         <green>0</green>
         <blue>0</blue>
        </color>
       </brush>
      </colorrole>
      <colorrole role="Mid">
       <brush brushstyle="SolidPattern">
        <color alpha="255">
         <red>0</red>
         <green>0</green>
         <blue>0</blue>
        </color>
       </brush>
      </colorrole>
      <colorrole role="Text">
       <brush brushstyle="SolidPattern">
        <color alpha="255">
         <red>255</red>
         <green>255</green>
         <blue>255</blue>
        </color>
       </brush>
      </colorrole>
      <colorrole role="BrightText">
       <brush brushstyle="SolidPattern">
        <color alpha="255">
         <red>255</red>
         <green>255</green>
         <blue>255</blue>
        </color>
       </brush>
      </colorrole>
      <colorrole role="ButtonText">
       <brush brushstyle="SolidPattern">
        <color alpha="255">
         <red>255</red>
         <green>255</green>
         <blue>255</blue>
        </color>
       </brush>
      </colorrole>
      <colorrole role="Base">
       <brush brushstyle="SolidPattern">
        <color alpha="255">
         <red>0</red>
         <green>0</green>
         <blue>0</blue>
        </color>
       </brush>
      </colorrole>
      <colorrole role="Window">
       <brush brushstyle="SolidPattern">
        <color alpha="255">
         <red>0</red>
         <green>0</green>
         <blue>0</blue>
        </color>
       </brush>
      </colorrole>
      <colorrole role="Shadow">
       <brush brushstyle="SolidPattern">
        <color alpha="255">
         <red>0</red>
         <green>0</green>
         <blue>0</blue>
        </color>
       </brush>
      </colorrole>
      <colorrole role="AlternateBase">
       <brush brushstyle="SolidPattern">
        <color alpha="255">
         <red>0</red>
         <green>0</green>
         <blue>0</blue>
        </color>
       </brush>
      </colorrole>
      <colorrole role="ToolTipBase">
       <brush brushstyle="SolidPattern">
        <color alpha="255">
         <red>255</red>
         <green>255</green>
         <blue>220</blue>
        </color>
       </brush>
      </colorrole>
      <colorrole role="ToolTipText">
       <brush brushstyle="SolidPattern">
        <color alpha="255">
         <red>0</red>
         <green>0</green>
         <blue>0</blue>
        </color>
       </brush>
      </colorrole>
      <colorrole role="PlaceholderText">
       <brush brushstyle="NoBrush">
        <color alpha="128">
         <red>255</red>
         <green>255</green>
         <blue>255</blue>
        </color>
       </brush>
      </colorrole>
     </inactive>
     <disabled>
      <colorrole role="WindowText">
       <brush brushstyle="SolidPattern">
        <color alpha="255">
         <red>0</red>
         <green>0</green>
         <blue>0</blue>
        </color>
       </brush>
      </colorrole>
      <colorrole role="Button">
       <brush brushstyle="SolidPattern">
        <color alpha="255">
         <red>0</red>
         <green>0</green>
         <blue>0</blue>
        </color>
       </brush>
      </colorrole>
      <colorrole role="Light">
       <brush brushstyle="SolidPattern">
        <color alpha="255">
         <red>0</red>
         <green>0</green>
         <blue>0</blue>
        </color>
       </brush>
      </colorrole>
      <colorrole role="Midlight">
       <brush brushstyle="SolidPattern">
        <color alpha="255">
         <red>0</red>
         <green>0</green>
         <blue>0</blue>
        </color>
       </brush>
      </colorrole>
      <colorrole role="Dark">
       <brush brushstyle="SolidPattern">
        <color alpha="255">
         <red>0</red>
         <green>0</green>
         <blue>0</blue>
        </color>
       </brush>
      </colorrole>
      <colorrole role="Mid">
       <brush brushstyle="SolidPattern">
        <color alpha="255">
         <red>0</red>
         <green>0</green>
         <blue>0</blue>
        </color>
       </brush>
      </colorrole>
      <colorrole role="Text">
       <brush brushstyle="SolidPattern">
        <color alpha="255">
         <red>0</red>
         <green>0</green>
         <blue>0</blue>
        </color>
       </brush>
      </colorrole>
      <colorrole role="BrightText">
       <brush brushstyle="SolidPattern">
        <color alpha="255">
         <red>255</red>
         <green>255</green>
         <blue>255</blue>
        </color>
       </brush>
      </colorrole>
      <colorrole role="ButtonText">
       <brush brushstyle="SolidPattern">
        <color alpha="255">
         <red>0</red>
         <green>0</green>
         <blue>0</blue>
        </color>
       </brush>
      </colorrole>
      <colorrole role="Base">
       <brush brushstyle="SolidPattern">
        <color alpha="255">
         <red>0</red>
         <green>0</green>
         <blue>0</blue>
        </color>
       </brush>
      </colorrole>
      <colorrole role="Window">
       <brush brushstyle="SolidPattern">
        <color alpha="255">
         <red>0</red>
         <green>0</green>
         <blue>0</blue>
        </color>
       </brush>
      </colorrole>
      <colorrole role="Shadow">
       <brush brushstyle="SolidPattern">
        <color alpha="255">
         <red>0</red>
         <green>0</green>
         <blue>0</blue>
        </color>
       </brush>
      </colorrole>
      <colorrole role="AlternateBase">
       <brush brushstyle="SolidPattern">
        <color alpha="255">
         <red>0</red>
         <green>0</green>
         <blue>0</blue>
        </color>
       </brush>
      </colorrole>
      <colorrole role="ToolTipBase">
       <brush brushstyle="SolidPattern">
        <color alpha="255">
         <red>255</red>
         <green>255</green>
         <blue>220</blue>
        </color>
       </brush>
      </colorrole>
      <colorrole role="ToolTipText">
       <brush brushstyle="SolidPattern">
        <color alpha="255">
         <red>0</red>
         <green>0</green>
         <blue>0</blue>
        </color>
       </brush>
      </colorrole>
      <colorrole role="PlaceholderText">
       <brush brushstyle="NoBrush">
        <color alpha="128">
         <red>255</red>
         <green>255</green>
         <blue>255</blue>
        </color>
       </brush>
      </colorrole>
     </disabled>
    </palette>
   </property>
   <property name="font">
    <font>
     <pointsize>7</pointsize>
     <weight>75</weight>
     <bold>true</bold>
    </font>
   </property>
   <property name="toolTip">
    <string>Annuler la vente</string>
   </property>
   <property name="text">
    <string>connecter</string>
   </property>
  </widget>
 </widget>
 <customwidgets>
  <customwidget>
   <class>YerithPushButton</class>
   <extends>QPushButton</extends>
   <header>src/widgets/yerith-erp-push-button.hpp</header>
   <slots>
    <slot>handleItemModification(QModelIndex)</slot>
   </slots>
  </customwidget>
  <customwidget>
   <class>YerithLineEdit</class>
   <extends>QLineEdit</extends>
   <header>src/widgets/yerith-erp-line-edit.hpp</header>
  </customwidget>
 </customwidgets>
 <resources/>
 <connections/>
</ui>
